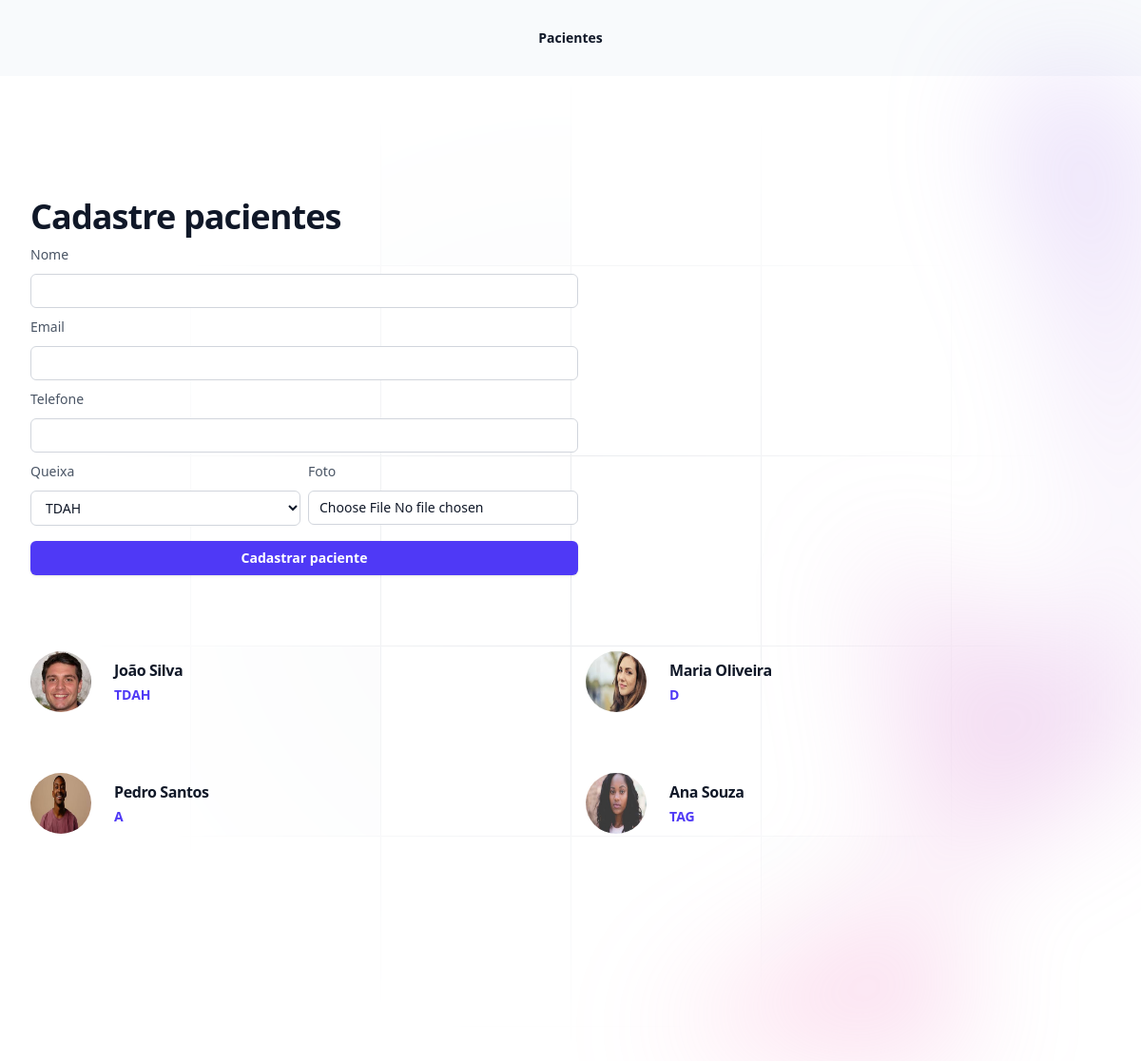
The app's page /pacientes/ with its own data.
### pacientes/models.py (models this page shows, shortened)
class Pacientes(models.Model):
    queixa_choices = (
        ('TDAH', 'TDAH'),
        ('D', 'Depressão'),
        ('A', 'Ansiedade'),
        ('TAG', 'Transtorno de ansiedade generalizada')
    )
    nome = models.CharField(max_length=255)
    email = models.EmailField(null=True, blank=True)
    telefone = models.CharField(max_length=255, null=True, blank=True)
    queixa = models.CharField(max_length=4, choices=queixa_choices, default='TDAH')
    foto = models.ImageField(upload_to='fotos')
    pagamento_em_dia = models.BooleanField(default=True)

### pacientes/views.py (the view, shortened to what this page needs)
# urls.py: path('pacientes/', include('pacientes.urls'))
def pacientes(request):
    if request.method == "GET":
        pacientes_list = Pacientes.objects.all()
        return render(request, 'pacientes.html', {'queixas': Pacientes.queixa_choices, 'pacientes': pacientes_list})

### pacientes/templates/pacientes.html (shortened to what this page needs)
{% extends "base.html" %} {% block 'body' %}
<div class="relative isolate">
  <div
    class="pointer-events-none absolute left-1/2 right-0 top-0 -z-10 -ml-24 transform-gpu overflow-hidden blur-3xl lg:ml-24 xl:ml-48"
    aria-hidden="true"
  >
    <div
      class="aspect-[801/1036] w-[50.0625rem] bg-gradient-to-tr from-[#ff80b5] to-[#9089fc] opacity-30"
      style="
        clip-path: polygon(
          63.1% 29.5%,
          100% 17.1%,
          76.6% 3%,
          48.4% 0%,
          44.6% 4.7%,
          54.5% 25.3%,
          59.8% 49%,
          55.2% 57.8%,
          44.4% 57.2%,
          27.8% 47.9%,
          35.1% 81.5%,
          0% 97.7%,
          39.2% 100%,
          35.2% 81.4%,
          97.2% 52.8%,
          63.1% 29.5%
        );
      "
    ></div>
  </div>
  <div class="py-24 sm:py-32">
    <div class="mx-auto grid max-w-7xl gap-20 px-6 lg:px-8 xl:grid-cols-3">
      <div class="max-w-xl">
        <h2
          class="text-pretty text-3xl font-semibold tracking-tight text-gray-900 sm:text-4xl"
        >
          Cadastre pacientes
        </h2>
        <form
          action="{% url 'pacientes' %}"
          method="POST"
          enctype="multipart/form-data"
        >
          <label
            for="nome"
            class="block mt-2 text-sm/6 font-medium text-gray-600"
            >Nome</label
          >
          <div class="mt-2">
            <input
              type="text"
              name="nome"
              id="nome"
              autocomplete="given-name"
              class="block w-full rounded-md bg-white px-3 py-1.5 text-base text-gray-900 outline outline-1 -outline-offset-1 outline-gray-300 placeholder:text-gray-400 focus:outline focus:outline-2 focus:-outline-offset-2 focus:outline-indigo-600 sm:text-sm/6"
            />
          </div>
          <label
            for="email"
            class="block mt-2 text-sm/6 font-medium text-gray-600"
            >Email</label
          >
          <div class="mt-2">
            <input
              type="email"
              name="email"
              id="email"
              class="block w-full rounded-md bg-white px-3 py-1.5 text-base text-gray-900 outline outline-1 -outline-offset-1 outline-gray-300 placeholder:text-gray-400 focus:outline focus:outline-2 focus:-outline-offset-2 focus:outline-indigo-600 sm:text-sm/6"
            />
          </div>
          <label
            for="telefone"
            class="block mt-2 text-sm/6 font-medium text-gray-600"
            >Telefone</label
          >
          <div class="mt-2">
            <input
              type="text"
              name="telefone"
              id="telefone"
              class="block w-full rounded-md bg-white px-3 py-1.5 text-base text-gray-900 outline outline-1 -outline-offset-1 outline-gray-300 placeholder:text-gray-400 focus:outline focus:outline-2 focus:-outline-offset-2 focus:outline-indigo-600 sm:text-sm/6"
            />
          </div>
          <div class="grid grid-cols-2 gap-2">
            <div>
              <label
                for="telefone"
                class="block mt-2 text-sm/6 font-medium text-gray-600"
                >Queixa</label
              >
              <div class="mt-2">
                <select
                  name="queixa"
                  class="block w-full rounded-md bg-white px-3 py-2 text-base text-gray-900 outline outline-1 -outline-offset-1 outline-gray-300 placeholder:text-gray-400 focus:outline focus:outline-2 focus:-outline-offset-2 focus:outline-indigo-600 sm:text-sm/6"
                >
                  {% for queixa in queixas %}
                  <option value="{{queixa.0}}">{{queixa.1}}</option>
                  {% endfor %}
                </select>
              </div>
            </div>
            <div>
              <label
                for="foto"
                class="block mt-2 text-sm/6 font-medium text-gray-600"
                >Foto</label
              >
              <div class="mt-2">
                <input
                  type="file"
                  required
                  name="foto"
                  id="foto"
                  class="block w-full rounded-md bg-white px-3 py-1.5 text-base text-gray-900 outline outline-1 -outline-offset-1 outline-gray-300 placeholder:text-gray-400 focus:outline focus:outline-2 focus:-outline-offset-2 focus:outline-indigo-600 sm:text-sm/6"
                />
              </div>
            </div>
          </div>
          <button
            type="submit"
            class="inline-flex justify-center rounded-md bg-indigo-600 mt-4 cursor-pointer px-3 py-2 w-full text-sm font-semibold text-white shadow-sm hover:bg-indigo-500 focus-visible:outline focus-visible:outline-2 focus-visible:outline-offset-2 focus-visible:outline-indigo-600"
          >
            Cadastrar paciente
          </button>
        </form>
      </div>
      <ul
        role="list"
        class="grid gap-x-8 gap-y-12 sm:grid-cols-2 sm:gap-y-16 xl:col-span-2"
      >
        {% for paciente in pacientes %}
        <li>
          <div class="flex items-center gap-x-6">
            <img
              class="size-16 rounded-full"
              src="{{paciente.foto.url}}"
              alt=""
            />
            <div>
              <a
                href="{% url 'paciente_view' paciente.id %}"
                class="text-base/7 font-semibold tracking-tight text-gray-900"
                >{{paciente.nome}}</a
              >
              <p class="text-sm/6 font-semibold text-indigo-600">
                {{paciente.queixa}}
              </p>
            </div>
          </div>
        </li>
        {% endfor %}
      </ul>
    </div>
  </div>
</div>
{% endblock 'body' %}

### templates/base.html (shortened to what this page needs)
<!DOCTYPE html>
<html lang="en">
  <head>
    <script src="https://unpkg.com/@tailwindcss/browser@4"></script>
  </head>
  <body>
    <header class="bg-slate-50">
      <nav
        class="flex items-center justify-between p-6 lg:px-8"
        aria-label="Global"
      >
        <div class="flex lg:flex-1">
          <a href="#" class="-m-1.5 p-1.5">
          </a>
        </div>
        <div class="hidden lg:flex lg:gap-x-12">
          <a
            href="{% url 'pacientes' %}"
            class="text-sm/6 font-semibold text-gray-900"
            >Pacientes</a
          >
        </div>
      </nav>
    </header>
    {% block 'body' %}{% endblock 'body' %}
  </body>
</html>

### records on screen
Pacientes: foto (picture), nome "João Silva", queixa "TDAH"
Pacientes: foto (picture), nome "Maria Oliveira", queixa "D"
Pacientes: foto (picture), nome "Pedro Santos", queixa "A"
Pacientes: foto (picture), nome "Ana Souza", queixa "TAG"

### other values on screen
form field queixa "TDAH"
